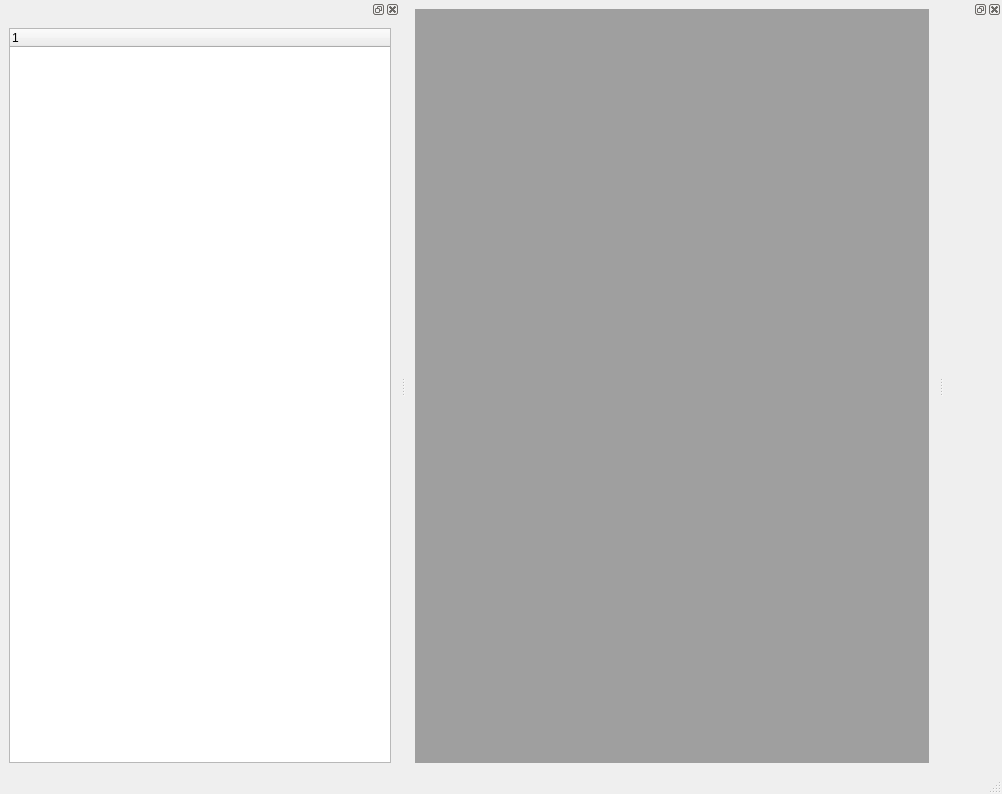
<?xml version="1.0" encoding="UTF-8"?>
<ui version="4.0">
 <class>MainWindow</class>
 <widget class="QMainWindow" name="MainWindow">
  <property name="geometry">
   <rect>
    <x>0</x>
    <y>0</y>
    <width>1002</width>
    <height>794</height>
   </rect>
  </property>
  <property name="windowTitle">
   <string>MainWindow</string>
  </property>
  <property name="locale">
   <locale language="English" country="UnitedStates"/>
  </property>
  <widget class="QWidget" name="centralwidget">
   <layout class="QVBoxLayout" name="verticalLayout">
    <item>
     <widget class="QMdiArea" name="MDI_AREA"/>
    </item>
   </layout>
  </widget>
  <widget class="QMenuBar" name="menubar">
   <property name="geometry">
    <rect>
     <x>0</x>
     <y>0</y>
     <width>1002</width>
     <height>25</height>
    </rect>
   </property>
  </widget>
  <widget class="QStatusBar" name="statusbar"/>
  <widget class="QDockWidget" name="EXPLORER_DOCK">
   <property name="minimumSize">
    <size>
     <width>400</width>
     <height>122</height>
    </size>
   </property>
   <attribute name="dockWidgetArea">
    <number>1</number>
   </attribute>
   <widget class="QWidget" name="dockWidgetContents">
    <layout class="QVBoxLayout" name="verticalLayout_2">
     <item>
      <widget class="QTreeWidget" name="TS_EXPLORER">
       <column>
        <property name="text">
         <string notr="true">1</string>
        </property>
       </column>
      </widget>
     </item>
    </layout>
   </widget>
  </widget>
  <widget class="QDockWidget" name="FILTER_DOCK">
   <attribute name="dockWidgetArea">
    <number>2</number>
   </attribute>
   <widget class="QWidget" name="dockWidgetContents_2"/>
  </widget>
 </widget>
 <resources/>
 <connections/>
</ui>
